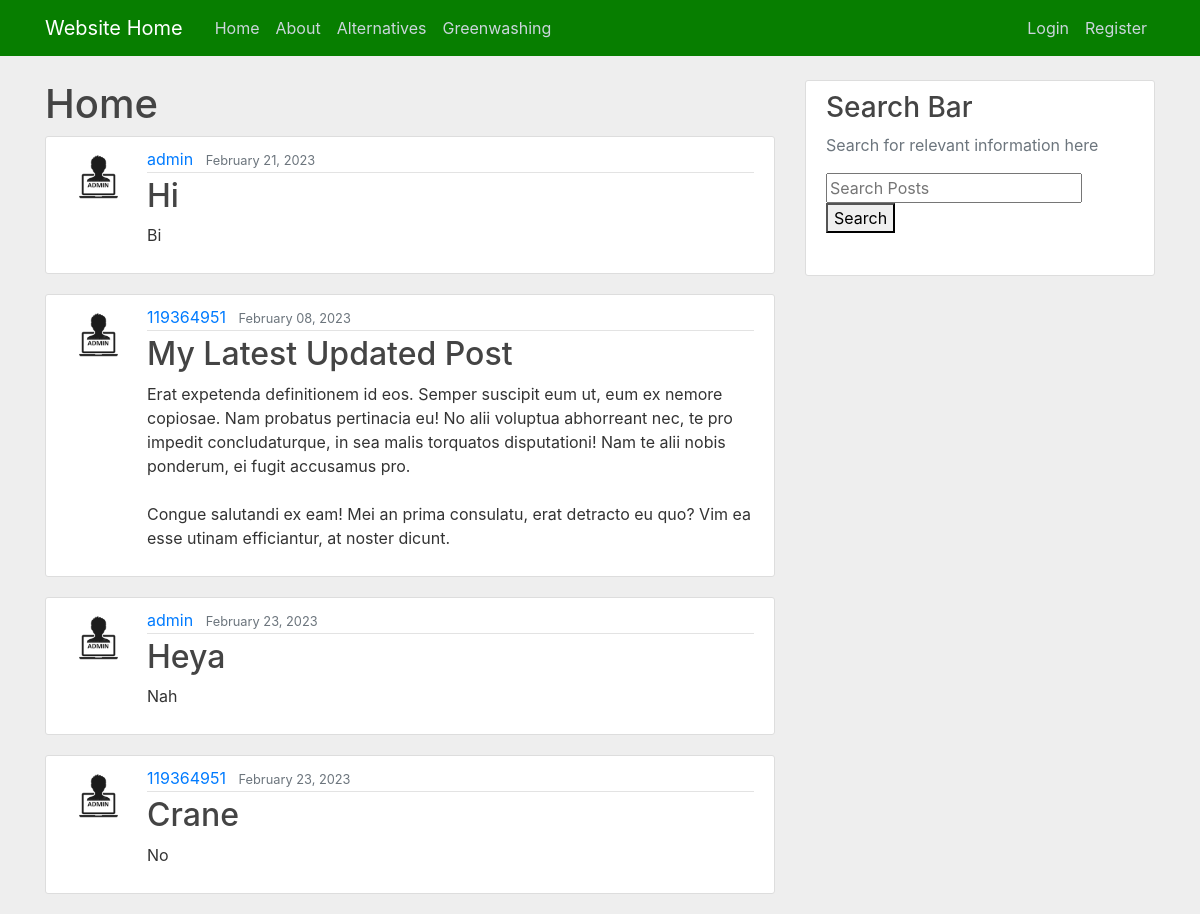
/, run on an earlier commit of the app's database.
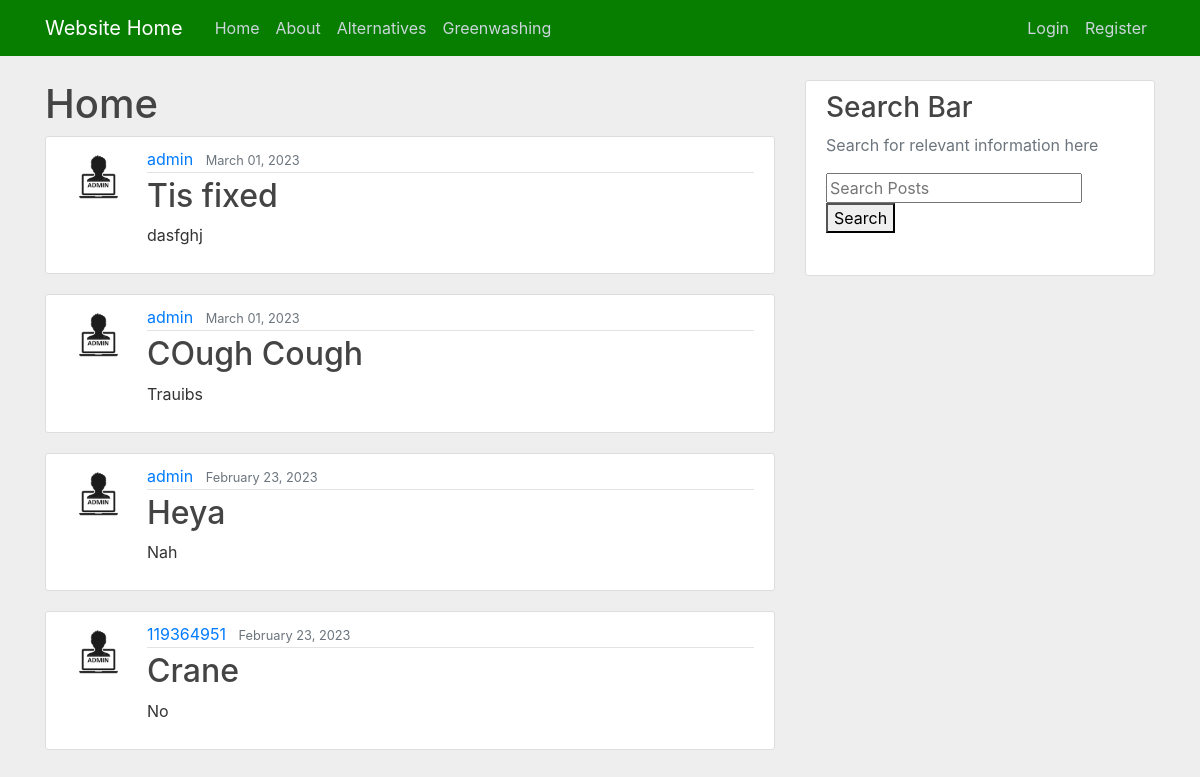
And on a later commit of the database.
### website/models.py (models this page shows)
class Posts(models.Model):
    title = models.CharField(max_length=100)
    content = models.TextField()
    date_posted = models.DateTimeField(default=timezone.now)
    author = models.ForeignKey(User, on_delete=models.CASCADE)

class GreenPosts(models.Model):
    title = models.CharField(max_length=100)
    content = models.TextField()
    date_posted = models.DateTimeField(default=timezone.now)
    author = models.ForeignKey(User, on_delete=models.CASCADE)

### users/models.py (models this page shows, shortened)
class Profile(models.Model):
    user = models.OneToOneField(User, on_delete=models.CASCADE)
    image = models.ImageField(default='default.jpg', upload_to='profile_pics')

### website/views.py (the view)
# urls.py: 2. Add a URL to urlpatterns:  path('', views.home, name='home')
def home(request):
    posts = Posts.objects.filter().order_by('-date_posted')[:2]
    greenposts = GreenPosts.objects.filter().order_by('-date_posted')[:2]
    context = {
        'greenposts' : greenposts,
        'posts': posts
    }
    return render(request, 'website/home.html', context,)

### website/templates/website/home.html
{% extends "website/base.html" %}
{% block content %}
<h1>Home</h1>
    {% for posts in posts %}
    <article class="media content-section">
       <img class="rounded-circle article-img" src="{{ posts.author.profile.image.url }}">
    <div class="media-body">
        <div class="article-metadata">
        <a class="mr-2" href="{% url 'user-posts' posts.author.username %}">{{ posts.author }}</a>
        <small class="text-muted">{{ posts.date_posted|date:"F d, Y" }}</small>
        </div>
        <h2><a class="article-title" href="{% url 'post-detail' posts.id %}">{{ posts.title }}</a></h2>
        <p class="article-content">{{ posts.content }}</p>
    </div>
    </article>
    {% endfor %}
    {% for greenposts in greenposts %}
    <article class="media content-section">
      <img class="rounded-circle article-img" src="{{ greenposts.author.profile.image.url }}">
    <div class="media-body">
        <div class="article-metadata">
        <a class="mr-2" href="{% url 'greenuser-posts' greenposts.author.username %}">{{ greenposts.author }}</a>
        <small class="text-muted">{{ greenposts.date_posted|date:"F d, Y" }}</small>
        </div>
        <h2><a class="article-title" href="{% url 'greenpost-detail' greenposts.id %}">{{ greenposts.title }}</a></h2>
        <p class="article-content">{{ greenposts.content }}</p>
    </div>
    </article>
    {% endfor %}
{% endblock content %}

What changed in the data, as far as the page shows it:
no longer on this page (row unchanged): Posts: author.profile.image (picture), author "admin", date_posted "February 21, 2023", title "Hi", content "Bi"
no longer on this page (row unchanged): Posts: author.profile.image (picture), author "119364951", date_posted "February 08, 2023", title "My Latest Updated Post", content "Erat expetenda definitionem id eos. Semper suscipit eum ut, eum ex nemore copiosae. Nam probatus pertinacia eu! No alii voluptua abhorreant nec, te pro impedit concludaturque, in sea malis torquatos disputationi! Nam te alii nobis ponderum, ei fugit accusamus pro. Congue salutandi ex eam! Mei an prima consulatu, erat detracto eu quo? Vim ea esse utinam efficiantur, at noster dicunt."
added Posts: author.profile.image (picture), author "admin", date_posted "March 01, 2023", title "Tis fixed", content "dasfghj"
added Posts: author.profile.image (picture), author "admin", date_posted "March 01, 2023", title "COugh Cough", content "Trauibs"
